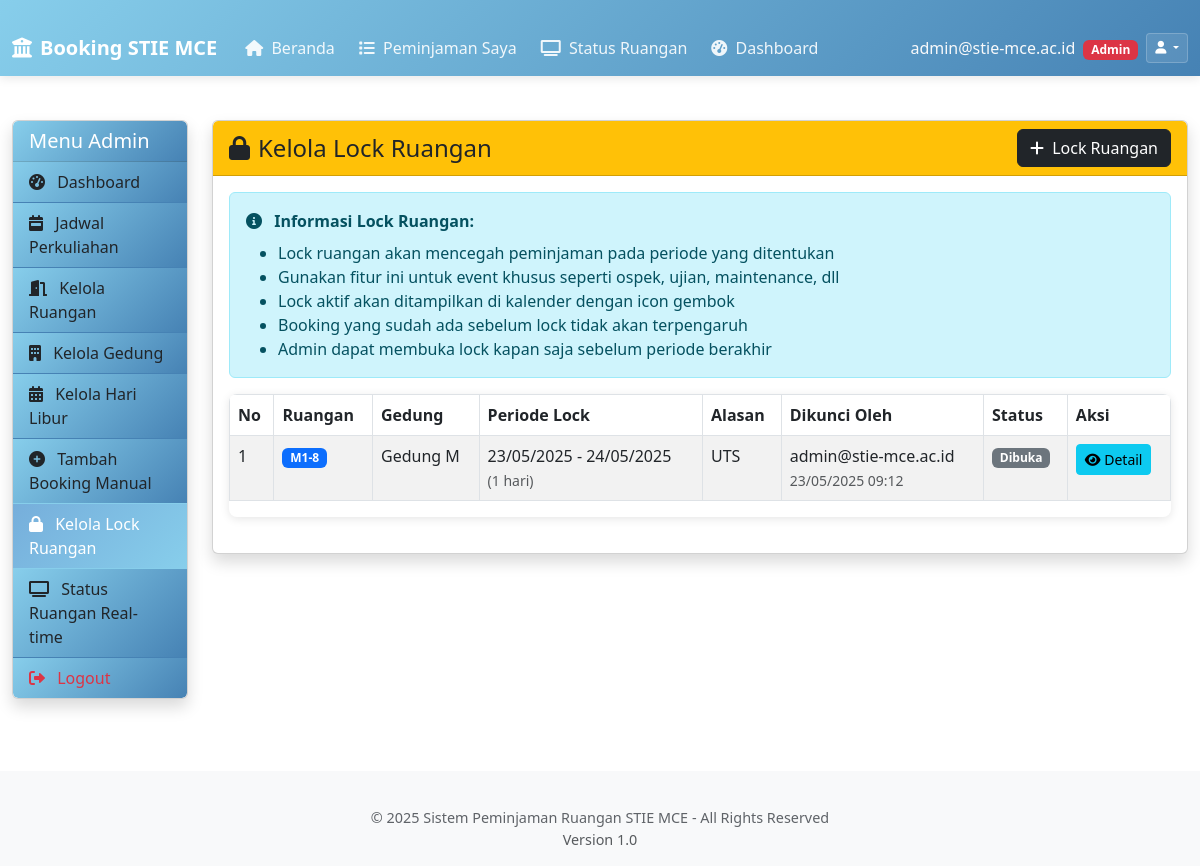
The page /admin/rooms_locks.php (signed in) on the database its author committed.
### tables this page shows
CREATE TABLE `tbl_room_locks` (
  `id` int(11) NOT NULL,
  `id_ruang` int(11) NOT NULL,
  `start_date` date NOT NULL,
  `end_date` date NOT NULL,
  `reason` varchar(255) NOT NULL,
  `locked_by` int(11) NOT NULL,
  `created_at` timestamp NOT NULL DEFAULT current_timestamp(),
  `status` varchar(20) DEFAULT 'active',
  `unlocked_by` int(11) DEFAULT NULL,
  `unlocked_at` timestamp NULL DEFAULT NULL,
  `unlock_reason` text DEFAULT NULL
);

CREATE TABLE `tbl_ruang` (
  `id_ruang` int(11) NOT NULL,
  `id_gedung` int(11) NOT NULL,
  `nama_ruang` varchar(100) NOT NULL,
  `kapasitas` int(11) NOT NULL,
  `lokasi` varchar(50) NOT NULL,
  `fasilitas` text DEFAULT NULL COMMENT 'Daftar fasilitas ruangan',
  `allowed_roles` set('admin','mahasiswa','dosen','karyawan') DEFAULT 'admin,mahasiswa,dosen,karyawan' COMMENT 'Role yang boleh booking ruangan ini',
  `description` text DEFAULT NULL COMMENT 'Deskripsi ruangan'
);

CREATE TABLE `tbl_gedung` (
  `id_gedung` int(11) NOT NULL,
  `nama_gedung` varchar(100) NOT NULL,
  `deskripsi` varchar(200) NOT NULL,
  `created_at` timestamp NOT NULL DEFAULT current_timestamp(),
  `updated_at` timestamp NOT NULL DEFAULT current_timestamp() ON UPDATE current_timestamp()
);

CREATE TABLE `tbl_users` (
  `id_user` int(11) NOT NULL,
  `email` varchar(255) NOT NULL,
  `nik` varchar(50) DEFAULT NULL,
  `nama` varchar(255) DEFAULT NULL,
  `password` varchar(255) NOT NULL,
  `role` enum('admin','dosen','cs','mahasiswa') NOT NULL
);

### functions.php (called while the page is built, shortened)
<?php
function formatDate($date, $format = 'd/m/Y') {
    if ($date instanceof DateTime) {
        $dateObj = $date;
    } else {
        try {
            $dateObj = new DateTime($date);
        } catch (Exception $e) {
            return $date;
        }
    }
    switch ($format) {
        default:
            return $dateObj->format($format);
    }
}
?>

### admin/rooms_locks.php (the view, shortened to what this page needs)
<?php
require_once '../config.php';
require_once '../functions.php';
$stmt = $conn->prepare("SELECT r.*, g.nama_gedung
                       FROM tbl_ruang r
                       LEFT JOIN tbl_gedung g ON r.id_gedung = g.id_gedung
                       ORDER BY g.nama_gedung, r.nama_ruang");
$stmt->execute();
try {
    $stmt = $conn->prepare("SELECT rl.*, r.nama_ruang, g.nama_gedung, u.email as locked_by_email,
                                   u2.email as unlocked_by_email
                           FROM tbl_room_locks rl
                           JOIN tbl_ruang r ON rl.id_ruang = r.id_ruang
                           LEFT JOIN tbl_gedung g ON r.id_gedung = g.id_gedung
                           LEFT JOIN tbl_users u ON rl.locked_by = u.id_user
                           LEFT JOIN tbl_users u2 ON rl.unlocked_by = u2.id_user
                           ORDER BY rl.created_at DESC");
} catch (PDOException $e) {
    $stmt = $conn->prepare("SELECT rl.*, r.nama_ruang, g.nama_gedung, u.email as locked_by_email
                           FROM tbl_room_locks rl
                           JOIN tbl_ruang r ON rl.id_ruang = r.id_ruang
                           LEFT JOIN tbl_gedung g ON r.id_gedung = g.id_gedung
                           LEFT JOIN tbl_users u ON rl.locked_by = u.id_user
                           ORDER BY rl.created_at DESC");
}
$stmt->execute();
$roomLocks = $stmt->fetchAll();
?>
<!DOCTYPE html>
<html lang="id">
<head>
    <link rel="stylesheet" href="../style.css">
    <link rel="stylesheet" href="https://cdnjs.cloudflare.com/ajax/libs/font-awesome/6.0.0/css/all.min.css">
    <link rel="stylesheet" href="https://cdn.jsdelivr.net/npm/bootstrap@5.3.0/dist/css/bootstrap.min.css">
</head>
<body class="admin-theme">
    <header>
        <?php
        include '../header.php';
        ?>
    </header>
    <div class="container-fluid mt-4">
        <div class="row">
            <div class="col-md-3 col-lg-2">
                <div class="card shadow mb-4">
                    <div class="card-header bg-primary text-white">
                        <h5 class="mb-0">Menu Admin</h5>
                    </div>
                    <div class="list-group list-group-flush">
                        <a href="admin-dashboard.php" class="list-group-item list-group-item-action">
                            <i class="fas fa-tachometer-alt me-2"></i> Dashboard
                        </a>
                        <a href="recurring_schedules.php" class="list-group-item list-group-item-action">
                            <i class="fas fa-calendar-week me-2"></i> Jadwal Perkuliahan
                        </a>
                        <a href="rooms.php" class="list-group-item list-group-item-action">
                            <i class="fas fa-door-open me-2"></i> Kelola Ruangan
                        </a>
                        <a href="buildings.php" class="list-group-item list-group-item-action">
                            <i class="fas fa-building me-2"></i> Kelola Gedung
                        </a>
                        <a href="holidays.php" class="list-group-item list-group-item-action">
                            <i class="fas fa-calendar-alt me-2"></i> Kelola Hari Libur
                        </a>
                        <a href="admin_add_booking.php" class="list-group-item list-group-item-action">
                            <i class="fas fa-plus-circle me-2"></i> Tambah Booking Manual
                        </a>
                        <a href="rooms_locks.php" class="list-group-item list-group-item-action active">
                            <i class="fas fa-lock me-2"></i> Kelola Lock Ruangan
                        </a>
                        <a href="room_status.php" class="list-group-item list-group-item-action">
                            <i class="fas fa-tv me-2"></i> Status Ruangan Real-time
                        </a>
                        <a href="../logout.php" class="list-group-item list-group-item-action text-danger">
                            <i class="fas fa-sign-out-alt me-2"></i> Logout
                        </a>
                    </div>
                </div>
            </div>
            <div class="col-md-9 col-lg-10">
                <div class="card shadow">
                    <div class="card-header bg-warning text-dark d-flex justify-content-between align-items-center">
                        <h4 class="mb-0">
                            <i class="fas fa-lock me-2"></i>Kelola Lock Ruangan
                        </h4>
                        <button class="btn btn-dark" data-bs-toggle="modal" data-bs-target="#lockRoomModal">
                            <i class="fas fa-plus me-1"></i> Lock Ruangan
                        </button>
                    </div>
                    <div class="card-body">
                        <div class="alert alert-info">
                            <i class="fas fa-info-circle me-2"></i>
                            <strong>Informasi Lock Ruangan:</strong>
                            <ul class="mb-0 mt-2">
                                <li>Lock ruangan akan mencegah peminjaman pada periode yang ditentukan</li>
                                <li>Gunakan fitur ini untuk event khusus seperti ospek, ujian, maintenance, dll</li>
                                <li>Lock aktif akan ditampilkan di kalender dengan icon gembok</li>
                                <li>Booking yang sudah ada sebelum lock tidak akan terpengaruh</li>
                                <li>Admin dapat membuka lock kapan saja sebelum periode berakhir</li>
                            </ul>
                        </div>
                        <div class="table-responsive">
                            <table class="table table-bordered table-striped table-hover">
                                <thead class="bg-light">
                                    <tr>
                                        <th>No</th>
                                        <th>Ruangan</th>
                                        <th>Gedung</th>
                                        <th>Periode Lock</th>
                                        <th>Alasan</th>
                                        <th>Dikunci Oleh</th>
                                        <th>Status</th>
                                        <th>Aksi</th>
                                    </tr>
                                </thead>
                                <tbody>
                                    <?php if (count($roomLocks) > 0): ?>
                                        <?php $i = 1; foreach ($roomLocks as $lock): ?>
                                            <?php
                                            $today = date('Y-m-d');
                                            ?>
                                            <tr>
                                                <td><?= $i++ ?></td>
                                                <td>
                                                    <span class="badge bg-primary"><?= htmlspecialchars($lock['nama_ruang']) ?></span>
                                                </td>
                                                <td><?= htmlspecialchars($lock['nama_gedung'] ?? 'Unknown') ?></td>
                                                <td>
                                                    <?= formatDate($lock['start_date']) ?> - <?= formatDate($lock['end_date']) ?><br>
                                                    <small class="text-muted">
                                                        <?php
                                                        $start = new DateTime($lock['start_date']);
                                                        $end = new DateTime($lock['end_date']);
                                                        $diff = $end->diff($start);
                                                        echo "({$diff->days} hari)";
                                                        ?>
                                                    </small>
                                                </td>
                                                <td><?= htmlspecialchars($lock['reason']) ?></td>
                                                <td>
                                                    <?= htmlspecialchars($lock['locked_by_email'] ?? 'Unknown') ?><br>
                                                    <small class="text-muted"><?= date('d/m/Y H:i', strtotime($lock['created_at'])) ?></small>
                                                </td>
                                                <td>
                                                    <?php
                                                    if ($lock['status'] === 'unlocked') {
                                                        echo '<span class="badge bg-secondary">Dibuka</span>';
                                                    } elseif ($lock['end_date'] < $today) {
                                                        echo '<span class="badge bg-info">Expired</span>';
                                                    } elseif ($lock['start_date'] <= $today && $lock['end_date'] >= $today) {
                                                        echo '<span class="badge bg-danger">Aktif</span>';
                                                    } else {
                                                        echo '<span class="badge bg-warning">Terjadwal</span>';
                                                    }
                                                    ?>
                                                </td>
                                                <td>
                                                    <button type="button" class="btn btn-sm btn-info mb-1"
                                                            data-bs-toggle="modal"
                                                            data-bs-target="#detailModal<?= $lock['id'] ?>">
                                                        <i class="fas fa-eye"></i> Detail
                                                    </button>
                                                </td>
                                            </tr>
                                        </tbody>
                            </table>
                                        <?php endforeach; ?>
                                    <?php else: ?>
                                        <tr>
                                            <td colspan="8" class="text-center py-3">Belum ada ruangan yang dikunci.</td>
                                        </tr>
                                    <?php endif; ?>
                        </div>
                    </div>
                </div>
            </div>
        </div>
    </div>
    <footer class="mt-5 py-3 bg-light">
        <?php include '../footer.php'; ?>
    </footer>
</body>
</html>

### style.css (style rules this page uses)
:root { --primary-color: #1a73e8; --secondary-color: #4285f4; --success-color: #0f9d58; --warning-color: #f4b400; --danger-color: #db4437; --light-color: #f8f9fa; --dark-color: #202124; --gray-color: #5f6368; }
html, body { overflow-x: hidden; width: 100%; max-width: 100vw; scroll-behavior: smooth; }
body { font-family: 'Roboto', 'Segoe UI', Arial, sans-serif; background-color: #f5f5f5; color: #333; padding-top: 76px; }
.admin-theme { --primary-color: #87ceeb; --secondary-color: #b0e0e6; --accent-color: #4682b4; --bg-gradient: linear-gradient(135deg, #e6f3ff, #b3d9ff); --card-bg: rgba(176, 224, 230, 0.1); --border-color: #87ceeb; }
.admin-theme .card-header.bg-primary { background: linear-gradient(135deg, #87ceeb, #4682b4) !important; }
.admin-theme .list-group-item { background: linear-gradient(135deg, #87ceeb, #4682b4); border-color: #4682b4; }
.admin-theme .list-group-item.active { background: linear-gradient(135deg, #76aedb, #87ceeb); border-color: #87ceeb; }
.main-content, .dashboard-container, .container, .container-fluid { margin-top: 0; padding-top: 20px; max-width: 100%; overflow-x: hidden; }
.card { border: none; border-radius: 10px; overflow: hidden; transition: all 0.3s ease; }
.card-header { font-weight: 600; border-bottom: none; }
.table-responsive { width: 100%; overflow-x: auto; overflow-y: visible; -webkit-overflow-scrolling: touch; border-radius: 8px; box-shadow: 0 2px 10px rgba(0, 0, 0, 0.1); margin-bottom: 20px; }
.btn { border-radius: 6px; padding: 8px 16px; font-weight: 500; transition: all 0.3s ease; }
.badge { padding: 5px 8px; font-weight: 500; border-radius: 4px; }
footer { background-color: var(--light-color); color: var(--gray-color); text-align: center; font-size: 0.9rem; margin-top: 3rem; padding: 2rem 0; }

### rows shown on the page
tbl_room_locks: id_ruang.nama_ruang "M1-8", tbl_gedung.nama_gedung "Gedung M", start_date "23/05/2025", end_date "24/05/2025", end_date+start_date "1", reason "UTS", locked_by.email "admin@stie-mce.ac.id", created_at "23/05/2025 09:12", status "Dibuka"

### other values the page prints
$userDisplayName "admin@stie-mce.ac.id"
$userRole "Admin"
$config['site_name'] "Sistem Peminjaman Ruangan STIE MCE"
